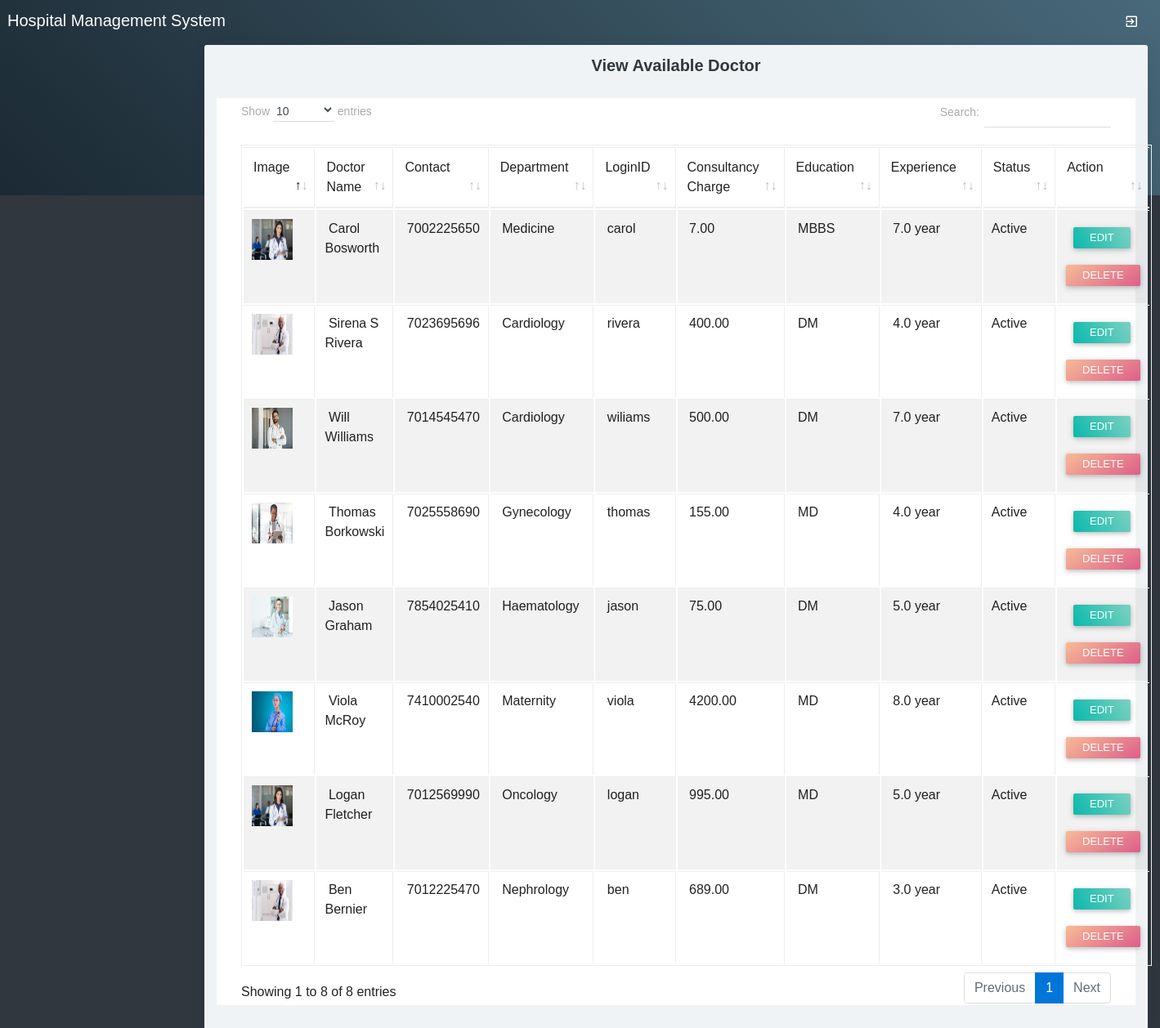
The app's page /viewdoctor.php with its own data.
### tables this page shows
CREATE TABLE `doctor` (
  `doctorid` int(10) NULL DEFAULT NULL,
  `doctorname` varchar(50) NULL DEFAULT NULL,
  `mobileno` varchar(15) NULL DEFAULT NULL,
  `departmentid` int(10) NULL DEFAULT NULL,
  `loginid` varchar(25) NULL DEFAULT NULL,
  `password` varchar(25) NULL DEFAULT NULL,
  `status` varchar(10) NULL DEFAULT NULL,
  `education` varchar(25) NULL DEFAULT NULL,
  `experience` float(11,1) NULL DEFAULT NULL,
  `consultancy_charge` float(10,2) NULL DEFAULT NULL,
  `image` varchar(100) NULL DEFAULT NULL
);

CREATE TABLE `department` (
  `departmentid` int(10) NULL DEFAULT NULL,
  `departmentname` varchar(100) NULL DEFAULT NULL,
  `description` text NULL DEFAULT NULL,
  `status` varchar(10) NULL DEFAULT NULL
);

### viewdoctor.php (the view, shortened to what this page needs)
<?php
include("adformheader.php");
include("dbconnection.php");
?>
<div class="container-fluid">
	<div class="block-header">
		<h2 class="text-center">View Available Doctor</h2>
	</div>
	<div class="card">
		<section class="container">
			<table class="table table-bordered table-striped table-hover js-basic-example dataTable">
				<thead>
					<tr>
						<td>Image</td>
						<td>Doctor Name</td>
						<td>Contact</td>
						<td>Department</td>
						<td>LoginID</td>
						<td>Consultancy Charge</td>
						<td>Education</td>
						<td>Experience</td>
						<td>Status</td>
						<td>Action</td>
					</tr>
				</thead>
				<tbody>
					<?php
					$sql = "SELECT * FROM doctor";
					$qsql = mysqli_query($con, $sql);
					while ($rs = mysqli_fetch_array($qsql)) {
						$sqldept = "SELECT * FROM department WHERE departmentid='$rs[departmentid]'";
						$qsqldept = mysqli_query($con, $sqldept);
						$rsdept = mysqli_fetch_array($qsqldept);
						echo "<tr>
					<td><img src='images/doctorImage/$rs[image]' width='50' height='50'></td>
					<td>&nbsp;$rs[doctorname]</td>
					<td>&nbsp;$rs[mobileno]</td>
					<td>&nbsp;$rsdept[departmentname]</td>
					<td>&nbsp;$rs[loginid]</td>
					<td>&nbsp;$rs[consultancy_charge]</td>
					<td>&nbsp;$rs[education]</td>
					<td>&nbsp;$rs[experience] year</td>
					<td>$rs[status]</td>
					<td>&nbsp;
					<a href='doctor.php?editid=$rs[doctorid]' class='btn btn-sm btn-raised g-bg-cyan'>Edit</a> <a href='viewdoctor.php?delid=$rs[doctorid]' class='btn btn-sm btn-raised g-bg-blush2'>Delete</a> </td>
					</tr>";
					}
					?> </tbody>
			</table>
		</section>
	</div>
</div>
<?php
include("adformfooter.php");
?>

### records on screen
doctor: image (picture), doctorname "Carol Bosworth", mobileno "7002225650", departmentid.departmentname "Medicine", loginid "carol", consultancy_charge "7.00", education "MBBS", experience "7.0", status "Active"
doctor: image (picture), doctorname "Sirena S Rivera", mobileno "7023695696", departmentid.departmentname "Cardiology", loginid "rivera", consultancy_charge "400.00", education "DM", experience "4.0", status "Active"
doctor: image (picture), doctorname "Will Williams", mobileno "7014545470", departmentid.departmentname "Cardiology", loginid "wiliams", consultancy_charge "500.00", education "DM", experience "7.0", status "Active"
doctor: image (picture), doctorname "Thomas Borkowski", mobileno "7025558690", departmentid.departmentname "Gynecology", loginid "thomas", consultancy_charge "155.00", education "MD", experience "4.0", status "Active"
doctor: image (picture), doctorname "Jason Graham", mobileno "7854025410", departmentid.departmentname "Haematology", loginid "jason", consultancy_charge "75.00", education "DM", experience "5.0", status "Active"
doctor: image (picture), doctorname "Viola McRoy", mobileno "7410002540", departmentid.departmentname "Maternity", loginid "viola", consultancy_charge "4200.00", education "MD", experience "8.0", status "Active"
doctor: image (picture), doctorname "Logan Fletcher", mobileno "7012569990", departmentid.departmentname "Oncology", loginid "logan", consultancy_charge "995.00", education "MD", experience "5.0", status "Active"
doctor: image (picture), doctorname "Ben Bernier", mobileno "7012225470", departmentid.departmentname "Nephrology", loginid "ben", consultancy_charge "689.00", education "DM", experience "3.0", status "Active"
